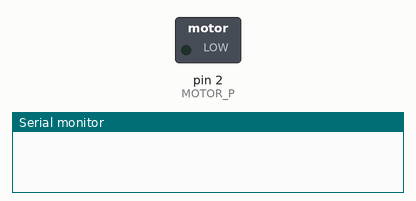
Recording of a sketch running on a simulated Arduino Uno, built with avr-gcc and run on an emulated ATmega328P. On the bench: switched loads named in the sketch (green lamp = pin HIGH), the last lines printed to the serial monitor.

Above: at 1.0 s.
At 3.0 s:
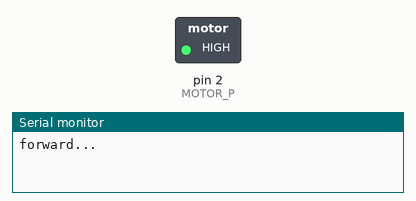
Timing chart, 0 to 5.2 s (numbered marks = the images above):
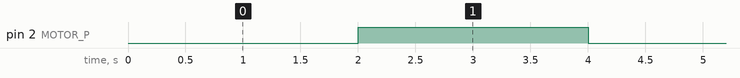

Measured:
- by itself, pin 2 (MOTOR_P): alternates HIGH for 2.0 s and LOW for 2.0 s

The sketch:

Motor.ino
```cpp
const int MOTOR_P = 2;                                      // 电机正极
void setup() {
  // put your setup code here, to run once:
  Serial.begin(9600);
  pinMode(MOTOR_P, OUTPUT);
}

void loop() {
  // put your main code here, to run repeatedly:
  delay(2000);
  Motor_Forward();
  delay(2000);
  Motor_Stop();
}

void Motor_Forward(){
  Serial.println("forward...");
  digitalWrite(MOTOR_P, HIGH);
}

void Motor_Stop(){
  Serial.println("stop...");
  digitalWrite(MOTOR_P, LOW);
}
```
